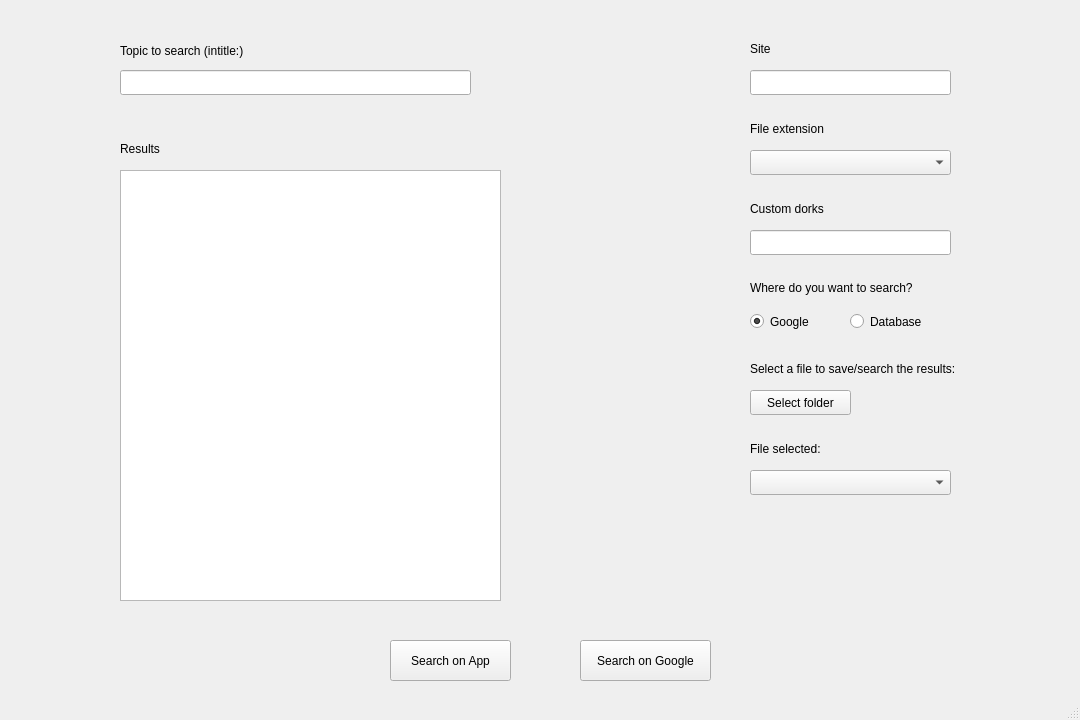
<?xml version="1.0" encoding="UTF-8"?>
<ui version="4.0">
 <class>MainWindow</class>
 <widget class="QMainWindow" name="MainWindow">
  <property name="geometry">
   <rect>
    <x>0</x>
    <y>0</y>
    <width>1080</width>
    <height>720</height>
   </rect>
  </property>
  <property name="sizePolicy">
   <sizepolicy hsizetype="Fixed" vsizetype="Fixed">
    <horstretch>0</horstretch>
    <verstretch>0</verstretch>
   </sizepolicy>
  </property>
  <property name="windowTitle">
   <string>DorkyPy</string>
  </property>
  <widget class="QWidget" name="centralwidget">
   <widget class="QPushButton" name="searchApp">
    <property name="geometry">
     <rect>
      <x>390</x>
      <y>640</y>
      <width>121</width>
      <height>41</height>
     </rect>
    </property>
    <property name="text">
     <string>Search on App</string>
    </property>
   </widget>
   <widget class="QPushButton" name="searchGoogle">
    <property name="geometry">
     <rect>
      <x>580</x>
      <y>640</y>
      <width>131</width>
      <height>41</height>
     </rect>
    </property>
    <property name="text">
     <string>Search on Google</string>
    </property>
   </widget>
   <widget class="QLabel" name="label">
    <property name="geometry">
     <rect>
      <x>120</x>
      <y>40</y>
      <width>171</width>
      <height>21</height>
     </rect>
    </property>
    <property name="text">
     <string>Topic to search (intitle:)</string>
    </property>
   </widget>
   <widget class="QLabel" name="label_2">
    <property name="geometry">
     <rect>
      <x>750</x>
      <y>40</y>
      <width>67</width>
      <height>17</height>
     </rect>
    </property>
    <property name="text">
     <string>Site</string>
    </property>
   </widget>
   <widget class="QLabel" name="label_3">
    <property name="geometry">
     <rect>
      <x>120</x>
      <y>140</y>
      <width>67</width>
      <height>17</height>
     </rect>
    </property>
    <property name="text">
     <string>Results</string>
    </property>
   </widget>
   <widget class="QLineEdit" name="topicSearch">
    <property name="geometry">
     <rect>
      <x>120</x>
      <y>70</y>
      <width>351</width>
      <height>25</height>
     </rect>
    </property>
   </widget>
   <widget class="QLineEdit" name="site">
    <property name="geometry">
     <rect>
      <x>750</x>
      <y>70</y>
      <width>201</width>
      <height>25</height>
     </rect>
    </property>
   </widget>
   <widget class="QLabel" name="label_4">
    <property name="geometry">
     <rect>
      <x>750</x>
      <y>120</y>
      <width>101</width>
      <height>17</height>
     </rect>
    </property>
    <property name="text">
     <string>File extension</string>
    </property>
   </widget>
   <widget class="QComboBox" name="fileExt">
    <property name="geometry">
     <rect>
      <x>750</x>
      <y>150</y>
      <width>201</width>
      <height>25</height>
     </rect>
    </property>
    <item>
     <property name="text">
      <string/>
     </property>
    </item>
    <item>
     <property name="text">
      <string>csv</string>
     </property>
    </item>
    <item>
     <property name="text">
      <string>docx</string>
     </property>
    </item>
    <item>
     <property name="text">
      <string>jpeg</string>
     </property>
    </item>
    <item>
     <property name="text">
      <string>jpg</string>
     </property>
    </item>
    <item>
     <property name="text">
      <string>pdf</string>
     </property>
    </item>
    <item>
     <property name="text">
      <string>php</string>
     </property>
    </item>
    <item>
     <property name="text">
      <string>xls</string>
     </property>
    </item>
    <item>
     <property name="text">
      <string>xml</string>
     </property>
    </item>
   </widget>
   <widget class="QLineEdit" name="customDorks">
    <property name="geometry">
     <rect>
      <x>750</x>
      <y>230</y>
      <width>201</width>
      <height>25</height>
     </rect>
    </property>
   </widget>
   <widget class="QLabel" name="label_5">
    <property name="geometry">
     <rect>
      <x>750</x>
      <y>200</y>
      <width>101</width>
      <height>17</height>
     </rect>
    </property>
    <property name="text">
     <string>Custom dorks</string>
    </property>
   </widget>
   <widget class="QLabel" name="label_6">
    <property name="geometry">
     <rect>
      <x>750</x>
      <y>280</y>
      <width>211</width>
      <height>16</height>
     </rect>
    </property>
    <property name="text">
     <string>Where do you want to search?</string>
    </property>
   </widget>
   <widget class="QRadioButton" name="google">
    <property name="geometry">
     <rect>
      <x>750</x>
      <y>310</y>
      <width>112</width>
      <height>23</height>
     </rect>
    </property>
    <property name="text">
     <string>Google</string>
    </property>
    <property name="checked">
     <bool>true</bool>
    </property>
   </widget>
   <widget class="QRadioButton" name="database">
    <property name="geometry">
     <rect>
      <x>850</x>
      <y>310</y>
      <width>112</width>
      <height>23</height>
     </rect>
    </property>
    <property name="text">
     <string>Database</string>
    </property>
    <property name="checked">
     <bool>false</bool>
    </property>
   </widget>
   <widget class="QTextBrowser" name="resultsShow">
    <property name="geometry">
     <rect>
      <x>120</x>
      <y>170</y>
      <width>381</width>
      <height>431</height>
     </rect>
    </property>
   </widget>
   <widget class="QComboBox" name="files_combobox">
    <property name="geometry">
     <rect>
      <x>750</x>
      <y>470</y>
      <width>201</width>
      <height>25</height>
     </rect>
    </property>
   </widget>
   <widget class="QLabel" name="file_label">
    <property name="geometry">
     <rect>
      <x>750</x>
      <y>360</y>
      <width>271</width>
      <height>17</height>
     </rect>
    </property>
    <property name="text">
     <string>Select a file to save/search the results:</string>
    </property>
   </widget>
   <widget class="QPushButton" name="folder_button">
    <property name="geometry">
     <rect>
      <x>750</x>
      <y>390</y>
      <width>101</width>
      <height>25</height>
     </rect>
    </property>
    <property name="text">
     <string>Select folder</string>
    </property>
   </widget>
   <widget class="QLabel" name="label_7">
    <property name="geometry">
     <rect>
      <x>750</x>
      <y>440</y>
      <width>101</width>
      <height>17</height>
     </rect>
    </property>
    <property name="text">
     <string>File selected:</string>
    </property>
   </widget>
  </widget>
  <widget class="QStatusBar" name="statusbar"/>
 </widget>
 <resources/>
 <connections/>
</ui>
